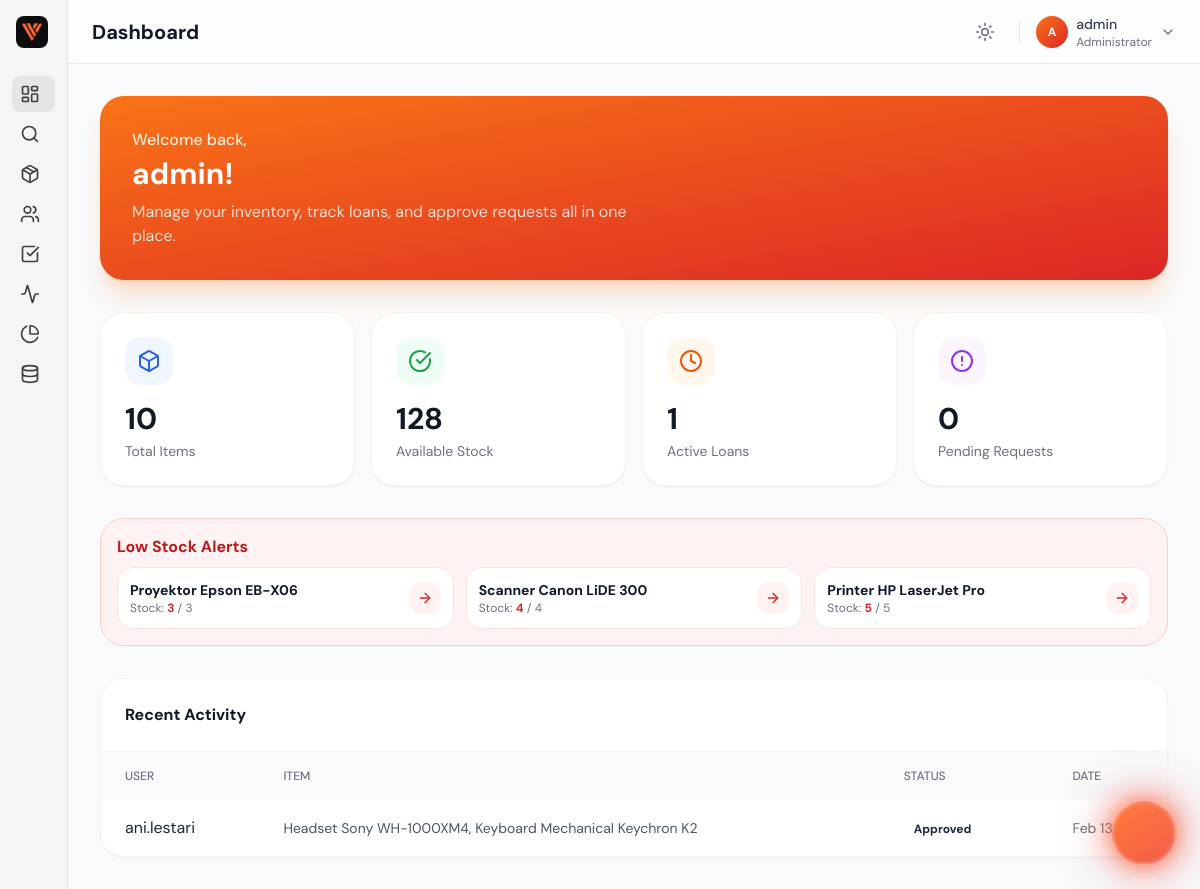
/dashboard.php (signed in), run on the app's committed database.
### tables this page shows
CREATE TABLE `inventaris` (
  `id` int(11) NOT NULL AUTO_INCREMENT,
  `nama_barang` varchar(100) NOT NULL,
  `kategori` varchar(50) NOT NULL,
  `stok_total` int(11) NOT NULL DEFAULT 0,
  `stok_tersedia` int(11) NOT NULL DEFAULT 0,
  `kondisi` enum('baik','rusak ringan','rusak berat') NOT NULL DEFAULT 'baik',
  `lokasi` varchar(100) NOT NULL,
  `deskripsi` text DEFAULT NULL,
  `image` varchar(255) DEFAULT NULL COMMENT 'Image filename for the product',
  `created_at` timestamp NOT NULL DEFAULT current_timestamp(),
  `updated_at` timestamp NOT NULL DEFAULT current_timestamp() ON UPDATE current_timestamp(),
  PRIMARY KEY (`id`),
  KEY `idx_kategori` (`kategori`),
  KEY `idx_stok_tersedia` (`stok_tersedia`)
);

CREATE TABLE `peminjaman` (
  `id` int(11) NOT NULL AUTO_INCREMENT,
  `kode_peminjaman` varchar(20) DEFAULT NULL,
  `user_id` int(11) NOT NULL,
  `employee_id` int(11) DEFAULT NULL,
  `tanggal_pinjam` date NOT NULL,
  `tanggal_kembali_rencana` date DEFAULT NULL COMMENT 'Expected return date set by admin',
  `tanggal_kembali` date DEFAULT NULL COMMENT 'Actual return date',
  `status` enum('pending','approved','rejected','returned') NOT NULL DEFAULT 'pending',
  `keterangan` text DEFAULT NULL,
  `alasan_reject` text DEFAULT NULL,
  `created_at` timestamp NOT NULL DEFAULT current_timestamp(),
  `updated_at` timestamp NOT NULL DEFAULT current_timestamp() ON UPDATE current_timestamp(),
  PRIMARY KEY (`id`),
  KEY `idx_user_id` (`user_id`),
  KEY `idx_status` (`status`),
  KEY `idx_tanggal_pinjam` (`tanggal_pinjam`),
  KEY `fk_employee_id` (`employee_id`),
  CONSTRAINT `fk_employee_id` FOREIGN KEY (`employee_id`) REFERENCES `employees` (`id`) ON DELETE SET NULL,
  CONSTRAINT `peminjaman_ibfk_1` FOREIGN KEY (`user_id`) REFERENCES `users` (`id`) ON DELETE CASCADE
);

CREATE TABLE `users` (
  `id` int(11) NOT NULL AUTO_INCREMENT,
  `username` varchar(50) NOT NULL,
  `email` varchar(100) NOT NULL,
  `password` varchar(255) NOT NULL COMMENT 'Bcrypt hashed password',
  `role` enum('admin','user') NOT NULL DEFAULT 'user',
  `created_at` timestamp NOT NULL DEFAULT current_timestamp(),
  PRIMARY KEY (`id`),
  UNIQUE KEY `username` (`username`),
  UNIQUE KEY `email` (`email`),
  KEY `idx_email` (`email`),
  KEY `idx_role` (`role`)
);

### src/Inventory.php (called while the page is built, shortened)
<?php
class Inventory
{
    private $pdo;
    public function __construct($pdo)
    {
        $this->pdo = $pdo;
    }
    public function countAll()
    {
        $stmt = $this->pdo->query("SELECT COUNT(*) FROM inventaris");
        return $stmt->fetchColumn();
    }
    public function countAvailable()
    {
        $stmt = $this->pdo->query("SELECT SUM(stok_tersedia) FROM inventaris");
        return (int) $stmt->fetchColumn();
    }
    public function getLowStock($limit = 5)
    {
        try {
            $stmt = $this->pdo->prepare(
                "SELECT * FROM inventaris WHERE stok_tersedia <= ? ORDER BY stok_tersedia ASC"
            );
            $stmt->execute([$limit]);
            return $stmt->fetchAll();
        } catch (\PDOException $e) {
            return [];
        }
    }
}

### src/Loan.php (called while the page is built, shortened)
<?php
class Loan
{
    private $pdo;
    public function __construct($pdo)
    {
        $this->pdo = $pdo;
    }
    public function countActive()
    {
        $stmt = $this->pdo->query("SELECT COUNT(*) FROM peminjaman WHERE status = 'approved'");
        return $stmt->fetchColumn();
    }
    public function countPending()
    {
        $stmt = $this->pdo->query("SELECT COUNT(*) FROM peminjaman WHERE status = 'pending'");
        return $stmt->fetchColumn();
    }
    public function getRecent($limit = 5)
    {
        try {
            $stmt = $this->pdo->prepare(
                "SELECT p.*, u.username, e.nama_karyawan
                 FROM peminjaman p
                 JOIN users u ON p.user_id = u.id
                 LEFT JOIN employees e ON p.employee_id = e.id
                 ORDER BY p.created_at DESC
                 LIMIT ?"
            );
            $stmt->bindValue(1, $limit, \PDO::PARAM_INT);
            $stmt->execute();
            $loans = $stmt->fetchAll();
            $stmtDetails = $this->pdo->prepare(
                "SELECT pd.*, i.nama_barang, i.kategori
                 FROM peminjaman_detail pd
                 JOIN inventaris i ON pd.inventaris_id = i.id
                 WHERE pd.peminjaman_id = ?"
            );
            foreach ($loans as &$loan) {
                $stmtDetails->execute([$loan['id']]);
                $details = $stmtDetails->fetchAll();
                $itemNames = array_column($details, 'nama_barang');
            }
            return $loans;
        } catch (\PDOException $e) {
            return [];
        }
    }
}

### public/includes/admin_dashboard_content.php (the view)
<div class="grid grid-cols-1 md:grid-cols-2 lg:grid-cols-4 gap-4 mb-8">
    <div class="p-6 bg-white dark:bg-gray-800 rounded-3xl border border-gray-100 dark:border-gray-700 shadow-sm">
        <div class="flex items-center justify-between mb-4">
            <div class="p-3 bg-blue-50 dark:bg-blue-900/20 text-blue-600 dark:text-blue-400 rounded-2xl">
                <i data-lucide="box" class="w-6 h-6"></i>
            </div>
        </div>
        <h3 class="text-3xl font-bold text-gray-900 dark:text-white mb-1"><?= $totalItems ?></h3>
        <p class="text-sm text-gray-500 dark:text-gray-400">Total Items</p>
    </div>
    <div class="p-6 bg-white dark:bg-gray-800 rounded-3xl border border-gray-100 dark:border-gray-700 shadow-sm">
        <div class="flex items-center justify-between mb-4">
            <div class="p-3 bg-green-50 dark:bg-green-900/20 text-green-600 dark:text-green-400 rounded-2xl">
                <i data-lucide="check-circle" class="w-6 h-6"></i>
            </div>
        </div>
        <h3 class="text-3xl font-bold text-gray-900 dark:text-white mb-1"><?= $availableItems ?></h3>
        <p class="text-sm text-gray-500 dark:text-gray-400">Available Stock</p>
    </div>
    <div class="p-6 bg-white dark:bg-gray-800 rounded-3xl border border-gray-100 dark:border-gray-700 shadow-sm">
        <div class="flex items-center justify-between mb-4">
            <div class="p-3 bg-orange-50 dark:bg-orange-900/20 text-orange-600 dark:text-orange-400 rounded-2xl">
                <i data-lucide="clock" class="w-6 h-6"></i>
            </div>
        </div>
        <h3 class="text-3xl font-bold text-gray-900 dark:text-white mb-1"><?= $activeLoansGlobal ?></h3>
        <p class="text-sm text-gray-500 dark:text-gray-400">Active Loans</p>
    </div>
    <div class="p-6 bg-white dark:bg-gray-800 rounded-3xl border border-gray-100 dark:border-gray-700 shadow-sm">
        <div class="flex items-center justify-between mb-4">
            <div class="p-3 bg-purple-50 dark:bg-purple-900/20 text-purple-600 dark:text-purple-400 rounded-2xl">
                <i data-lucide="alert-circle" class="w-6 h-6"></i>
            </div>
        </div>
        <h3 class="text-3xl font-bold text-gray-900 dark:text-white mb-1"><?= $pendingLoansGlobal ?></h3>
        <p class="text-sm text-gray-500 dark:text-gray-400">Pending Requests</p>
    </div>
</div>
<?php if (!empty($lowStockItems)): ?>
<div class="mb-8 p-4 bg-red-50 dark:bg-red-900/20 border border-red-200 dark:border-red-800 rounded-3xl">
    <h3 class="font-bold text-red-700 dark:text-red-400 mb-2">Low Stock Alerts</h3>
    <div class="grid grid-cols-1 md:grid-cols-2 lg:grid-cols-3 gap-3">
        <?php foreach($lowStockItems as $item): ?>
        <div class="bg-white dark:bg-gray-800 p-3 rounded-2xl border border-red-100 dark:border-red-900/30 flex items-center justify-between">
            <div>
                <div class="font-bold text-gray-900 dark:text-white text-sm"><?= htmlspecialchars($item['nama_barang']) ?></div>
                <div class="text-xs text-gray-500">Stock: <span class="font-bold text-red-600"><?= $item['stok_tersedia'] ?></span> / <?= $item['stok_total'] ?></div>
            </div>
            <a href="admin/inventory.php?action=edit&id=<?= $item['id'] ?>" class="p-2 bg-red-50 text-red-600 rounded-xl hover:bg-red-100 transition-colors">
                <i data-lucide="arrow-right" class="w-4 h-4"></i>
            </a>
        </div>
        <?php endforeach; ?>
    </div>
</div>
<?php endif; ?>
<div class="lg:col-span-2 bg-white dark:bg-gray-800 rounded-3xl border border-gray-100 dark:border-gray-700 shadow-sm overflow-hidden">
    <h3 class="font-bold text-gray-900 dark:text-white p-6 border-b border-gray-100 dark:border-gray-700">Recent Activity</h3>
    <?php if (empty($recentLoans)): ?>
        <div class="p-8 text-center text-gray-500">No recent activity.</div>
    <?php else: ?>
        <table class="w-full text-left">
            <thead class="bg-gray-50 dark:bg-gray-750 text-xs uppercase text-gray-500 dark:text-gray-400">
                <tr>
                    <th class="px-6 py-4 font-medium">User</th>
                    <th class="px-6 py-4 font-medium">Item</th>
                    <th class="px-6 py-4 font-medium">Status</th>
                    <th class="px-6 py-4 font-medium">Date</th>
                </tr>
            </thead>
            <tbody class="divide-y divide-gray-100 dark:divide-gray-700">
                <?php foreach ($recentLoans as $loan): ?>
                <tr class="hover:bg-gray-50 dark:hover:bg-gray-750 transition-colors">
                    <td class="px-6 py-4"><?= htmlspecialchars($loan['username']) ?></td>
                    <td class="px-6 py-4 text-sm text-gray-600 dark:text-gray-300"><?= htmlspecialchars($loan['items_summary'] ?? '') ?></td>
                    <td class="px-6 py-4"><span class="px-2.5 py-1 rounded-full text-xs font-bold"><?= ucfirst($loan['status']) ?></span></td>
                    <td class="px-6 py-4 text-sm text-gray-500"><?= date('M d', strtotime($loan['tanggal_pinjam'])) ?></td>
                </tr>
                <?php endforeach; ?>
            </tbody>
        </table>
    <?php endif; ?>
</div>

### data on the page
inventaris: nama_barang "Proyektor Epson EB-X06", stok_tersedia "3", stok_total "3"
inventaris: nama_barang "Scanner Canon LiDE 300", stok_tersedia "4", stok_total "4"
inventaris: nama_barang "Printer HP LaserJet Pro", stok_tersedia "5", stok_total "5"
peminjaman: user.username "ani.lestari", items_summary "Headset Sony WH-1000XM4, Keyboard Mechanical Keychron K2", status "Approved", tanggal_pinjam "Feb 13"

### other printed values
$pageTitle "Dashboard"
substr($currentUser['username'] ?? 'U', 0, 1) "A"
$currentUser['username'] "admin"
$totalItems "10"
$availableItems "128"
$activeLoansGlobal "1"
$pendingLoansGlobal "0"
